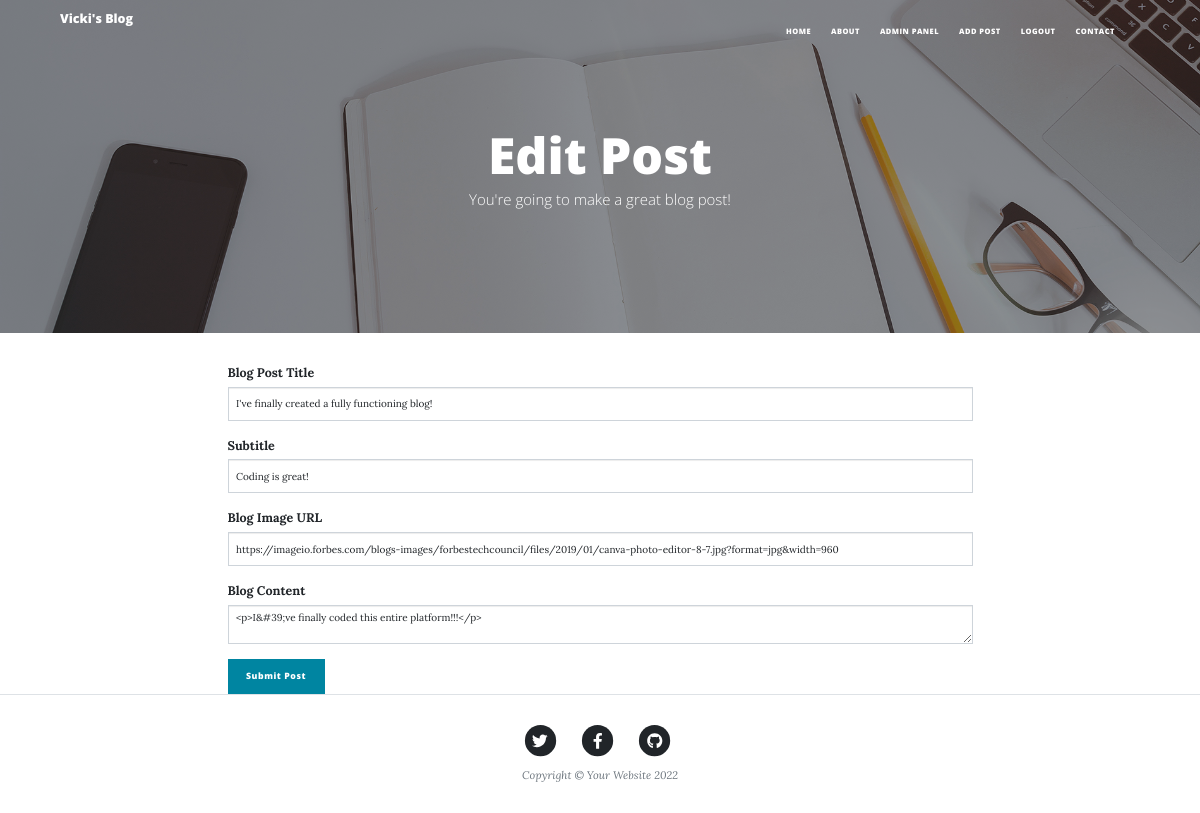
Page /edit-post/2 (signed in) on the committed database.
### main.py (models this page shows)
class BlogPost(db.Model):
    __tablename__ = "blog_posts"
    id = db.Column(db.Integer, primary_key=True)
    author_id = db.Column(db.Integer, db.ForeignKey("users.id"))
    author = relationship("User", back_populates="posts")
    title = db.Column(db.String(250), unique=True, nullable=False)
    subtitle = db.Column(db.String(250), nullable=False)
    date = db.Column(db.String(250), nullable=False)
    body = db.Column(db.Text, nullable=False)
    img_url = db.Column(db.String(250), nullable=False)
    comments = relationship("Comment", back_populates="comments_on_post")

### main.py (the view, shortened to what this page needs)
@app.route("/edit-post/<int:post_id>", methods=["GET", "POST"])
@admin_only
def edit_post(post_id):
    post = BlogPost.query.get(post_id)
    edit_form = CreatePostForm(
        title=post.title,
        subtitle=post.subtitle,
        img_url=post.img_url,
        body=post.body
    )
    return render_template("make-post.html", form=edit_form, is_edit=True)

### forms.py
class CreatePostForm(FlaskForm):
    title = StringField("Blog Post Title", validators=[DataRequired()])
    subtitle = StringField("Subtitle", validators=[DataRequired()])
    img_url = StringField("Blog Image URL", validators=[DataRequired(), URL()])
    body = CKEditorField('Blog Content')
    submit = SubmitField("Submit Post")

### main.py (called while the page is built)
@login_manager.user_loader
def load_user(user_id):
    return User.query.get(int(user_id))

def admin_only(f):
    @wraps(f)
    def decorated_function(*args, **kwargs):
        if not current_user.is_authenticated or current_user.is_admin == False:
            return redirect(url_for('login'))
        return f(*args, **kwargs)
    return decorated_function

### templates/make-post.html (shortened to what this page needs)
{% extends 'bootstrap/base.html' %}
{% import "bootstrap/wtf.html" as wtf %}
{% block content %}
{% include "header.html" %}
        <header class="masthead" style="background-image: url('static/assets/img/home-bg.jpg')">
    <div class="container">
      <div class="row">
        <div class="col-lg-8 col-md-10 mx-auto">
          <div class="page-heading">
            {% if is_edit %}
            <h1> Edit Post </h1>
            {%else%}
            <h1>New Post</h1>
            {% endif %}
            <span class="subheading">You're going to make a great blog post!</span>
          </div>
        </div>
      </div>
    </div>
  </header>
  <div class="container">
    <div class="row">
      <div class="col-lg-8 col-md-10 mx-auto">
        {{ wtf.quick_form(form, button_map={"submit": "primary"}) }}
      </div>
    </div>
  </div>
{% include "footer.html" %}
{% endblock %}

### rows in the picture
BlogPost: title "I've finally created a fully functioning blog!", subtitle "Coding is great!", img_url "https://imageio.forbes.com/blogs-images/forbestechcouncil/files/2019/01/canva-photo-editor-8-7.jpg?format=jpg&width=960", body "<p>I&#39;ve finally coded this entire platform!!!</p>"
